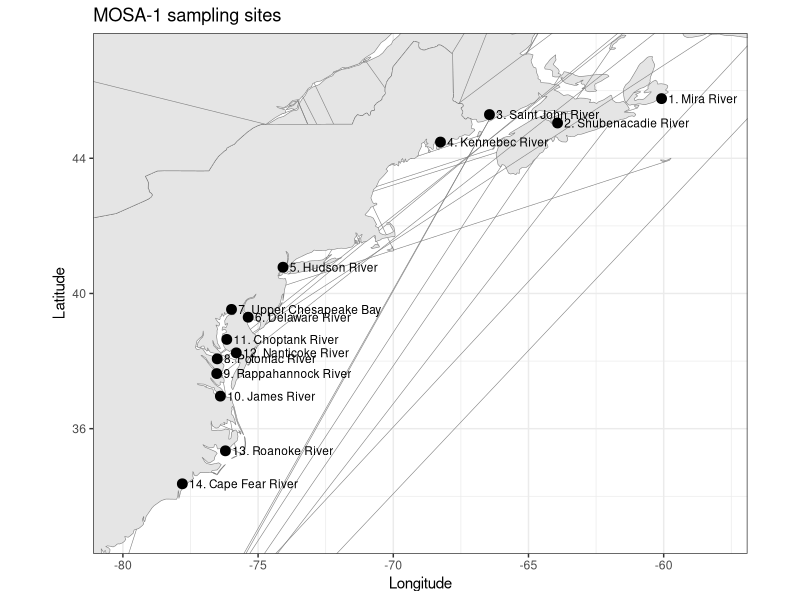
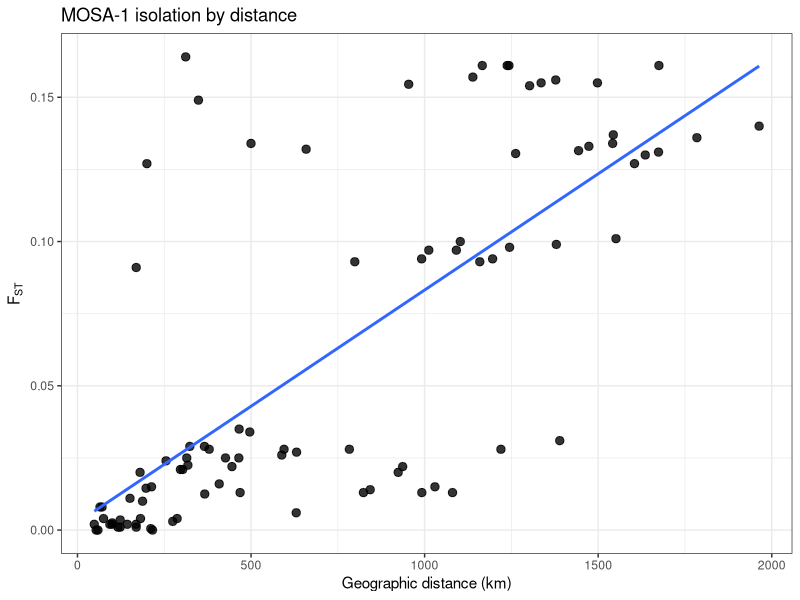

These figures' R source, in order: (Note: this script raises an error after producing the figures.)
#-----------------
# MOSA-1
# Morone saxatilis
# striped bass
#-----------------

# updated using uploaded Figure 1 coordinates from LeBlanc et al. (2020)
# BD-MICHI / Bras d'Or-Miramichi removed from sites and FST calculations
# Hudson and Delaware pooled across years to match Figure 1 site-level locations

# -----------------------------
# retained site IDs
# original Figure 1 site numbers in parentheses
# -----------------------------
# 1  Mira River (2)
# 2  Shubenacadie River (3)
# 3  Saint John River (4)
# 4  Kennebec River (5)
# 5  Hudson River (6)
# 6  Delaware River (7)
# 7  Upper Chesapeake Bay (8)
# 8  Potomac River (9)
# 9  Rappahannock River (10)
# 10 James River (11)
# 11 Choptank River (12)
# 12 Nanticoke River (13)
# 13 Roanoke River (14)
# 14 Cape Fear River (15)

# -----------------------------
# coordinates
# digitized from uploaded Figure 1 CSV
# -----------------------------
MOSA_1_coords <- data.frame(
  site_id = 1:14,
  lat = c(
    45.7648906, 45.0437827, 45.2930963, 44.4798915, 40.7762392, 39.2978876, 39.5288732, 38.0664161, 37.6298330, 36.9628787, 38.6406970, 38.2430349, 35.3449110, 34.3690049
  ),
  lon = c(
    -60.0778873, -63.9253196, -66.4432289, -68.2552946, -74.0792068, -75.3669779, -75.9829762, -76.5114190, -76.5295119, -76.3944973, -76.1579983, -75.8065188, -76.2082210, -77.8017184
  )
)

# -----------------------------
# pairwise FST matrix
# BD-MICHI removed
# HUD2012 + HUD2014 pooled to Hudson River
# DEL2012 + DEL2014 pooled to Delaware River
# -----------------------------
n_sites <- 14
MOSA_1_fst <- matrix(c(
  0.0000, 0.1640, 0.1340, 0.1320, 0.1305, 0.1315, 0.1330, 0.1270, 0.1300, 0.1310, 0.1340, 0.1370, 0.1360, 0.1400, 0.1640, 0.0000, 0.1270, 0.1490, 0.1545, 0.1570, 0.1610, 0.1540, 0.1550, 0.1560, 0.1610, 0.1610, 0.1550, 0.1610, 0.1340, 0.1270, 0.0000, 0.0910, 0.0930, 0.0940, 0.0970, 0.0930, 0.0940, 0.0980, 0.0970, 0.1000, 0.0990, 0.1010, 0.1320, 0.1490, 0.0910, 0.0000, 0.0060, 0.0130, 0.0140, 0.0130, 0.0150, 0.0130, 0.0200, 0.0220, 0.0280, 0.0310, 0.1305, 0.1545, 0.0930, 0.0060, 0.0000, 0.0145, 0.0150, 0.0125, 0.0160, 0.0130, 0.0210, 0.0225, 0.0270, 0.0280, 0.1315, 0.1570, 0.0940, 0.0130, 0.0145, 0.0000, 0.0000, 0.0010, 0.0005, 0.0030, 0.0025, 0.0035, 0.0220, 0.0260, 0.1330, 0.1610, 0.0970, 0.0140, 0.0150, 0.0000, 0.0000, 0.0020, 0.0000, 0.0040, 0.0020, 0.0020, 0.0250, 0.0280, 0.1270, 0.1540, 0.0930, 0.0130, 0.0125, 0.0010, 0.0020, 0.0000, 0.0020, 0.0010, 0.0080, 0.0080, 0.0210, 0.0250, 0.1300, 0.1550, 0.0940, 0.0150, 0.0160, 0.0005, 0.0000, 0.0020, 0.0000, 0.0040, 0.0010, 0.0020, 0.0240, 0.0280, 0.1310, 0.1560, 0.0980, 0.0130, 0.0130, 0.0030, 0.0040, 0.0010, 0.0040, 0.0000, 0.0100, 0.0110, 0.0200, 0.0250, 0.1340, 0.1610, 0.0970, 0.0200, 0.0210, 0.0025, 0.0020, 0.0080, 0.0010, 0.0100, 0.0000, 0.0000, 0.0290, 0.0340, 0.1370, 0.1610, 0.1000, 0.0220, 0.0225, 0.0035, 0.0020, 0.0080, 0.0020, 0.0110, 0.0000, 0.0000, 0.0290, 0.0350, 0.1360, 0.1550, 0.0990, 0.0280, 0.0270, 0.0220, 0.0250, 0.0210, 0.0240, 0.0200, 0.0290, 0.0290, 0.0000, 0.0040, 0.1400, 0.1610, 0.1010, 0.0310, 0.0280, 0.0260, 0.0280, 0.0250, 0.0280, 0.0250, 0.0340, 0.0350, 0.0040, 0.0000
), nrow = 14, byrow = TRUE)

rownames(MOSA_1_fst) <- colnames(MOSA_1_fst) <- as.character(1:14)
diag(MOSA_1_fst) <- 0
MOSA_1_fst[MOSA_1_fst < 0] <- 0

# -----------------------------
# plotting packages
# -----------------------------
library(ggplot2)
library(dplyr)
library(geosphere)

# -----------------------------
# site labels for plotting only
# not written into MOSA_1_coords
# -----------------------------
plot_labs <- c(
  "1. Mira River",
  "2. Shubenacadie River",
  "3. Saint John River",
  "4. Kennebec River",
  "5. Hudson River",
  "6. Delaware River",
  "7. Upper Chesapeake Bay",
  "8. Potomac River",
  "9. Rappahannock River",
  "10. James River",
  "11. Choptank River",
  "12. Nanticoke River",
  "13. Roanoke River",
  "14. Cape Fear River"
)

plot_df <- MOSA_1_coords
plot_df$label <- plot_labs

# -----------------------------
# base map: US + Canada
# -----------------------------
usa <- ggplot2::map_data("world", region = "USA")
can <- ggplot2::map_data("world", region = "Canada")
world_map <- bind_rows(usa, can)

# -----------------------------
# site map
# -----------------------------
ggplot() +
  geom_polygon(
    data = world_map,
    aes(x = long, y = lat, group = group),
    fill = "grey90", color = "grey50", linewidth = 0.2
  ) +
  geom_point(
    data = plot_df,
    aes(x = lon, y = lat),
    size = 3
  ) +
  geom_text(
    data = plot_df,
    aes(x = lon, y = lat, label = label),
    hjust = 0, nudge_x = 0.25, size = 3
  ) +
  coord_fixed(1.25, xlim = c(-80, -58), ylim = c(33, 47)) +
  theme_bw() +
  labs(
    title = "MOSA-1 sampling sites",
    x = "Longitude",
    y = "Latitude"
  )

# -----------------------------
# pairwise geographic distance
# Euclidean / great-circle distance in km
# -----------------------------
coords_mat <- as.matrix(MOSA_1_coords[, c("lon", "lat")])
geo_dist_km <- geosphere::distm(coords_mat, fun = geosphere::distGeo) / 1000
rownames(geo_dist_km) <- colnames(geo_dist_km) <- as.character(MOSA_1_coords$site_id)

# -----------------------------
# pairwise dataframe for IBD plot
# -----------------------------
ibd_df <- data.frame(
  site1   = rownames(MOSA_1_fst)[row(MOSA_1_fst)[upper.tri(MOSA_1_fst)]],
  site2   = colnames(MOSA_1_fst)[col(MOSA_1_fst)[upper.tri(MOSA_1_fst)]],
  fst     = MOSA_1_fst[upper.tri(MOSA_1_fst)],
  dist_km = geo_dist_km[upper.tri(geo_dist_km)]
)

# -----------------------------
# IBD plot
# -----------------------------
ggplot(ibd_df, aes(x = dist_km, y = fst)) +
  geom_point(size = 2.5, alpha = 0.8) +
  geom_smooth(method = "lm", se = FALSE) +
  theme_bw() +
  labs(
    title = "MOSA-1 isolation by distance",
    x = "Geographic distance (km)",
    y = expression(F[ST])
  )

# -----------------------------
# save RData
# -----------------------------
save(
  MOSA_1_fst,
  MOSA_1_coords,
  file = file.path("/Users/johnmccall/Library/CloudStorage/OneDrive-TheOhioStateUniversity/Spring_2026/Landgen_DGS/DGS-Patterns-of-Fish-Diversity/DGS-Patterns-of-Fish-Diversity/Objective 2/Data/MOSA-1/data/MOSA-1.RData")
)
